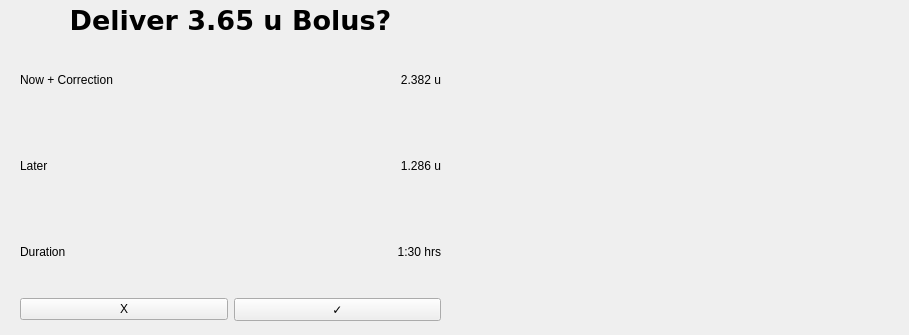
<?xml version="1.0" encoding="UTF-8"?>
<ui version="4.0">
 <class>FinalExtendedDeliveryScreen</class>
 <widget class="QWidget" name="FinalExtendedDeliveryScreen">
  <property name="geometry">
   <rect>
    <x>0</x>
    <y>0</y>
    <width>909</width>
    <height>335</height>
   </rect>
  </property>
  <property name="windowTitle">
   <string>Form</string>
  </property>
  <widget class="QWidget" name="gridLayoutWidget">
   <property name="geometry">
    <rect>
     <x>0</x>
     <y>40</y>
     <width>461</width>
     <height>281</height>
    </rect>
   </property>
   <layout class="QGridLayout" name="gridLayout">
    <item row="3" column="2">
     <widget class="QPushButton" name="confirmButton">
      <property name="text">
       <string>✓</string>
      </property>
     </widget>
    </item>
    <item row="0" column="0" rowspan="4">
     <spacer name="verticalSpacer">
      <property name="orientation">
       <enum>Qt::Vertical</enum>
      </property>
      <property name="sizeHint" stdset="0">
       <size>
        <width>20</width>
        <height>40</height>
       </size>
      </property>
     </spacer>
    </item>
    <item row="1" column="2">
     <widget class="QLabel" name="labelLater">
      <property name="text">
       <string>1.286 u</string>
      </property>
      <property name="alignment">
       <set>Qt::AlignRight|Qt::AlignTrailing|Qt::AlignVCenter</set>
      </property>
     </widget>
    </item>
    <item row="1" column="1">
     <widget class="QLabel" name="label_3">
      <property name="text">
       <string>Later</string>
      </property>
     </widget>
    </item>
    <item row="0" column="2">
     <widget class="QLabel" name="labelNowCorrection">
      <property name="text">
       <string>2.382 u</string>
      </property>
      <property name="alignment">
       <set>Qt::AlignRight|Qt::AlignTrailing|Qt::AlignVCenter</set>
      </property>
     </widget>
    </item>
    <item row="0" column="1">
     <widget class="QLabel" name="label_2">
      <property name="text">
       <string>Now + Correction</string>
      </property>
     </widget>
    </item>
    <item row="2" column="1">
     <widget class="QLabel" name="label">
      <property name="text">
       <string>Duration</string>
      </property>
     </widget>
    </item>
    <item row="3" column="1">
     <widget class="QPushButton" name="cancelButton">
      <property name="text">
       <string>X</string>
      </property>
     </widget>
    </item>
    <item row="2" column="2">
     <widget class="QLabel" name="labelDuration">
      <property name="text">
       <string>1:30 hrs</string>
      </property>
      <property name="alignment">
       <set>Qt::AlignRight|Qt::AlignTrailing|Qt::AlignVCenter</set>
      </property>
     </widget>
    </item>
    <item row="0" column="3" rowspan="4">
     <spacer name="verticalSpacer_2">
      <property name="orientation">
       <enum>Qt::Vertical</enum>
      </property>
      <property name="sizeHint" stdset="0">
       <size>
        <width>20</width>
        <height>40</height>
       </size>
      </property>
     </spacer>
    </item>
   </layout>
  </widget>
  <widget class="QLabel" name="labelTitle">
   <property name="geometry">
    <rect>
     <x>0</x>
     <y>10</y>
     <width>461</width>
     <height>20</height>
    </rect>
   </property>
   <property name="font">
    <font>
     <family>DejaVu Sans</family>
     <pointsize>20</pointsize>
     <weight>75</weight>
     <bold>true</bold>
    </font>
   </property>
   <property name="text">
    <string>Deliver 3.65 u Bolus?</string>
   </property>
   <property name="alignment">
    <set>Qt::AlignCenter</set>
   </property>
  </widget>
 </widget>
 <resources/>
 <connections/>
</ui>
